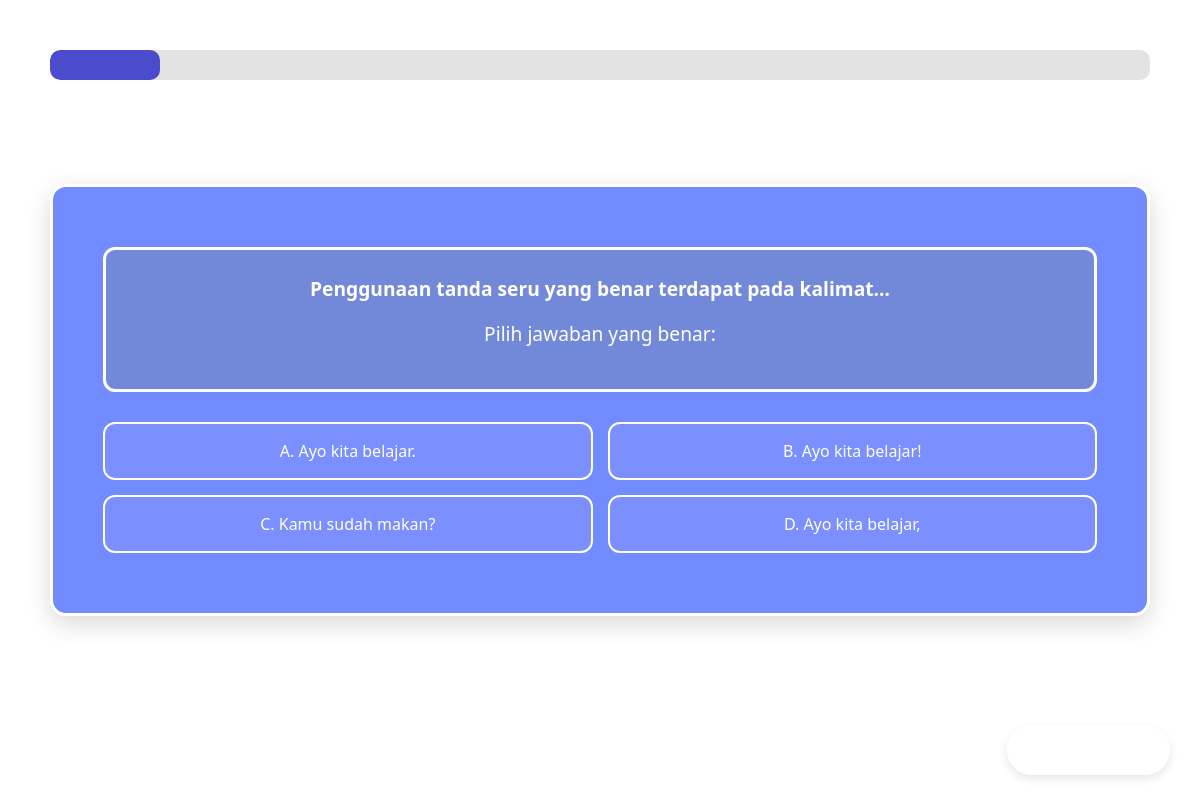
Screenshot of /quiz/12/soal/0/ with the database file from the repository.
### quiz/models.py (models this page shows, shortened)
class Soal(models.Model):
    TIPE_SOAL = [
        ("pilgan", "Pilihan Ganda"),
        ("dragdrop", "Drag & Drop"),
        ("isian", "Isian"),
        ("benarsalah", "Benar atau Salah"),
    ]
    quiz = models.ForeignKey(Quiz, on_delete=models.CASCADE, related_name="soal")
    tipe = models.CharField(max_length=20, choices=TIPE_SOAL)
    urutan = models.IntegerField(default=1)
    pertanyaan = models.TextField()
    opsi_a = models.CharField(max_length=255, blank=True, null=True)
    opsi_b = models.CharField(max_length=255, blank=True, null=True)
    opsi_c = models.CharField(max_length=255, blank=True, null=True)
    opsi_d = models.CharField(max_length=255, blank=True, null=True)
    jawaban_drag = models.JSONField(blank=True, null=True)
    jawaban_isian = models.JSONField(blank=True, null=True)
    jawaban_benarsalah = models.BooleanField(blank=True, null=True)
    jawaban_benar = models.CharField(max_length=255, blank=True, null=True)
    poin = models.IntegerField(default=10)  # poin untuk leaderboard
    penjelasan = models.TextField(blank=True, null=True)  # alasan jawaban benar

### quiz/views.py (the view, shortened to what this page needs)
# urls.py: path('<int:quiz_id>/soal/<int:nomor>/', views.tampil_soal, name='tampil_soal'),
def tampil_soal(request, quiz_id, nomor):
    quiz = get_object_or_404(Quiz, id=quiz_id)
    soal_list = quiz.soal.all().order_by("urutan")
    total = soal_list.count()
    if nomor == 0:
        request.session["jawaban_user"] = {}
    if nomor < 0 or nomor >= total:
        return redirect("hasil_jawaban")
    soal = soal_list[nomor]
    progress = int(((nomor + 1) / total) * 100)
    TEMPLATE_MAP = {
        "pilgan": "quiz/Pilgan.html",
        "dragdrop": "quiz/DragandDrop.html",
        "isian": "quiz/Isian.html",
        "benarsalah": "quiz/BenarSalah.html",
    }
    template = TEMPLATE_MAP.get(soal.tipe, "quiz/Pilgan.html")
    context = {
        "quiz": quiz,
        "soal": soal,
        "nomor": nomor,
        "total_soal": total,
        "progress": progress,
    }
    if soal.tipe == "dragdrop":
        context["html_pertanyaan"] = soal.pertanyaan.replace("___", "<span class='drop-slot'></span>")
        context["drag_items"] = soal.jawaban_drag or []
    if soal.tipe == "isian":
        context["parts"] = soal.pertanyaan.split("___")
    return render(request, template, context)

### quiz/templates/quiz/Pilgan.html (shortened to what this page needs)
{% load static %}
<!DOCTYPE html>
<html lang="id">
<head>
  <link href="https://cdn.jsdelivr.net/npm/bootstrap@5.3.0/dist/css/bootstrap.min.css" rel="stylesheet">
</head>
<body>
  {% include "quiz/progress.html" with progress=progress %}
  <div class="quiz-container">
    <div class="question">
        <p><strong>{{ soal.pertanyaan|safe }}</strong></p>
        <p>Pilih jawaban yang benar:</p>
    </div>
    <div class="answers">
        {% if soal.opsi_a %}
        {% with teks=soal.opsi_a|striptags %}
        <button class="answer-btn" data-value="A" data-text="{{ teks|slice:'3:' }}">
            {{ teks }}
        </button>
        {% endwith %}
        {% endif %}
        {% if soal.opsi_b %}
        {% with teks=soal.opsi_b|striptags %}
        <button class="answer-btn" data-value="B" data-text="{{ teks|slice:'3:' }}">
            {{ teks }}
        </button>
        {% endwith %}
        {% endif %}
        {% if soal.opsi_c %}
        {% with teks=soal.opsi_c|striptags %}
        <button class="answer-btn" data-value="C" data-text="{{ teks|slice:'3:' }}">
            {{ teks }}
        </button>
        {% endwith %}
        {% endif %}
        {% if soal.opsi_d %}
        {% with teks=soal.opsi_d|striptags %}
        <button class="answer-btn" data-value="D" data-text="{{ teks|slice:'3:' }}">
            {{ teks }}
        </button>
        {% endwith %}
        {% endif %}
    </div>
  </div>
  <a id="nextBtn" class="btn btn-berikutnya disabled">
  </a>
</body>
</html>

### quiz/templates/quiz/Pilgan.html (style rules this page uses)
.btn-berikutnya.disabled { pointer-events: none; opacity: 0.5; }

### rows the page displays
Soal: pertanyaan "Penggunaan tanda seru yang benar terdapat pada kalimat…", opsi_a "A. Ayo kita belajar.", opsi_b "B. Ayo kita belajar!", opsi_c "C. Kamu sudah makan?", opsi_d "D. Ayo kita belajar,"
